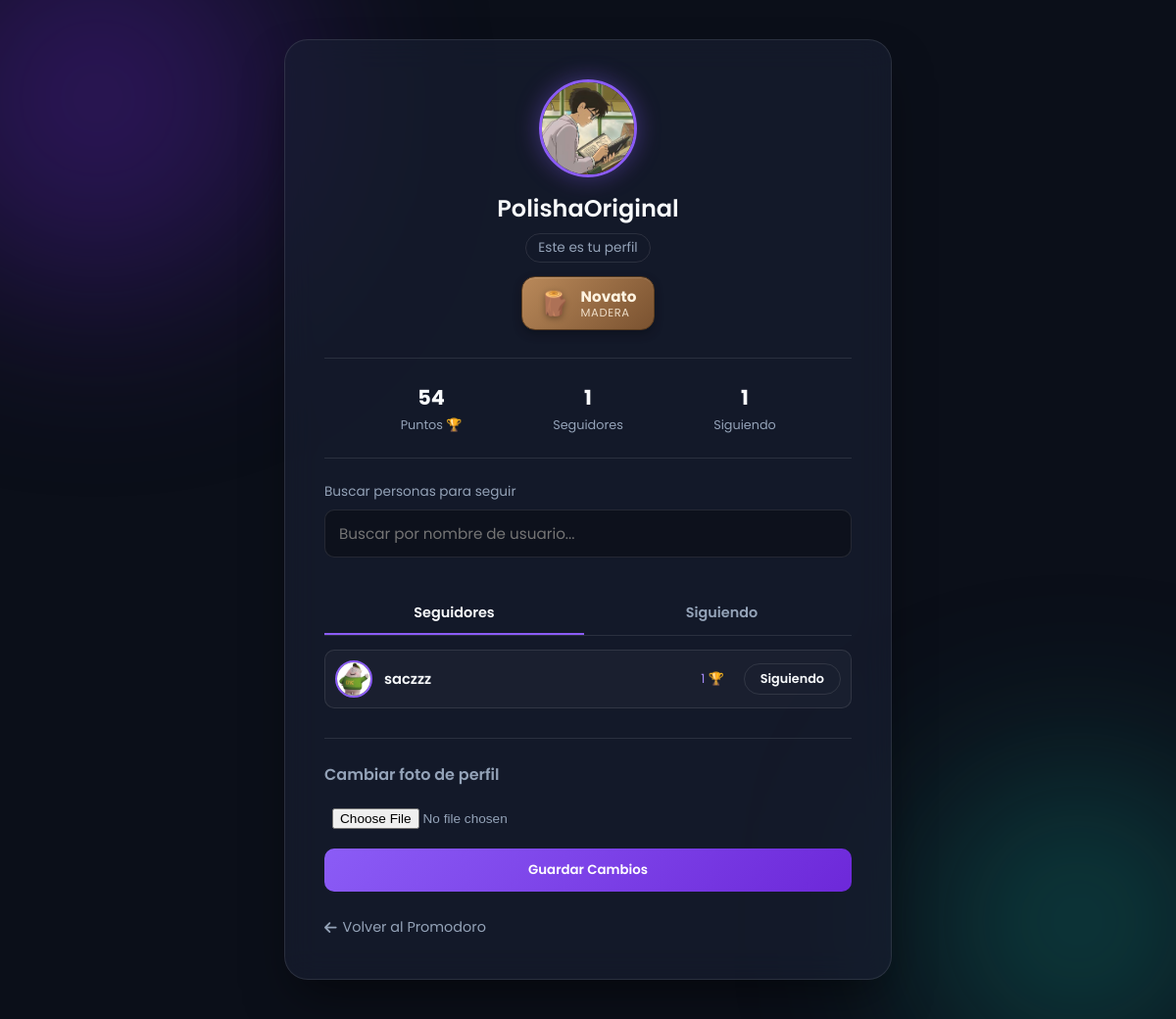
The app's page /profile (signed in), older data.
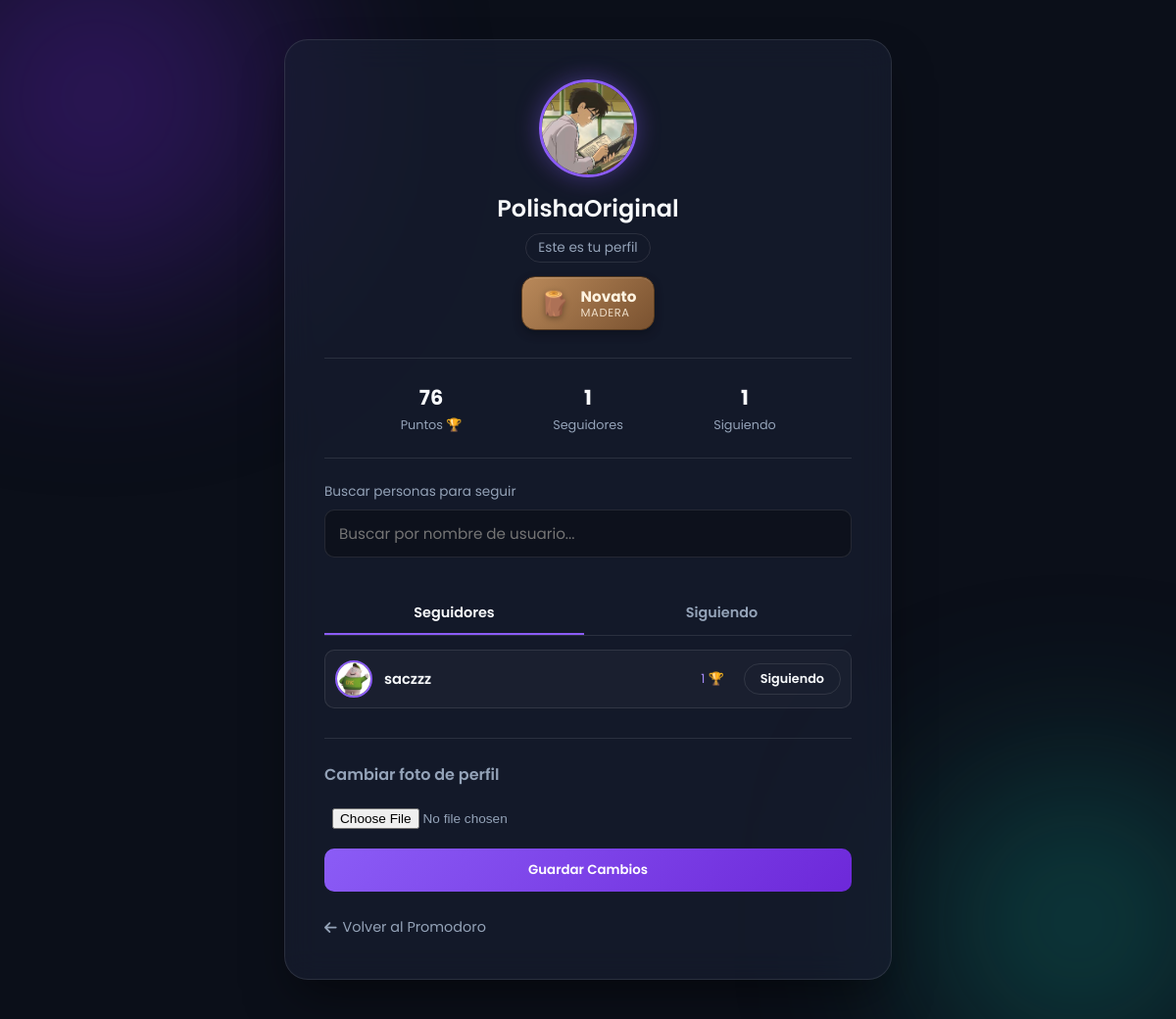
The same page, newer data.
### app.py (models this page shows, shortened)
class User(db.Model):
    id = db.Column(db.Integer, primary_key=True)
    username = db.Column(db.String(50), unique=True, nullable=False)
    password = db.Column(db.String(200), nullable=False)
    points = db.Column(db.Integer, default=0)
    profile_pic = db.Column(db.String(300), default='https://i.imgur.com/6VBx3io.png') # Avatar por defecto
    following = db.relationship(
        'Follow',
        foreign_keys=[Follow.follower_id],
        backref=db.backref('follower', lazy='joined'),
        lazy='dynamic',
        cascade='all, delete-orphan'
    )
    followers = db.relationship(
        'Follow',
        foreign_keys=[Follow.followed_id],
        backref=db.backref('followed', lazy='joined'),
        lazy='dynamic',
        cascade='all, delete-orphan'
    )
    folders = db.relationship(
        'Folder',
        backref='user',
        lazy='dynamic',
        cascade='all, delete-orphan'
    )
    def is_following(self, other_user):
        if other_user is None:
            return False
        return self.following.filter_by(followed_id=other_user.id).first() is not None
    @property
    def followers_count(self):
        return self.followers.count()
    @property
    def following_count(self):
        return self.following.count()

### app.py (the view, shortened to what this page needs)
@app.route('/profile', methods=['GET', 'POST'])
def profile():
    if 'user_id' not in session:
        return redirect(url_for('login'))
    user = User.query.get(session['user_id'])
    if user is None:
        session.clear()
        return redirect(url_for('login'))
    error = None
    return render_profile_page(user, user, error=error)

### app.py (called while the page is built)
def get_rank_info(points):
    for rank in RANKS:
        if points >= rank['min']:
            return rank
    return RANKS[-1]

def render_profile_page(viewer, profile_user, error=None):
    is_own = viewer.id == profile_user.id
    followers = [f.follower for f in profile_user.followers.order_by(Follow.created_at.desc()).all()]
    following = [f.followed for f in profile_user.following.order_by(Follow.created_at.desc()).all()]
    viewer_following_ids = {f.followed_id for f in viewer.following.all()}
    return render_template(
        'profile.html',
        user=viewer,
        profile_user=profile_user,
        is_own=is_own,
        is_following_profile=viewer.is_following(profile_user),
        followers=followers,
        following=following,
        following_ids=viewer_following_ids,
        rank=get_rank_info(profile_user.points),
        error=error
    )

### templates/profile.html (shortened to what this page needs)
<!DOCTYPE html>
<html lang="es">
<head>
    <link rel="stylesheet" href="https://cdnjs.cloudflare.com/ajax/libs/font-awesome/6.4.0/css/all.min.css">
</head>
<body>
    <div class="ambient-light light-1"></div>
    <div class="ambient-light light-2"></div>
    <div class="profile-card">
        <div class="profile-top">
            <img src="{{ profile_user.profile_pic }}" alt="Foto de Perfil" class="big-avatar" id="avatar-preview">
            <div class="profile-username">{{ profile_user.username }}</div>
            {% if is_own %}
                <div class="own-badge">Este es tu perfil</div>
            {% endif %}
            <div class="rank-badge rank-{{ rank.key }}">
                <div class="rank-icon">{{ rank.icon }}</div>
                <div class="rank-info">
                    <span class="rank-name">{{ rank.name }}</span>
                    <span class="rank-material">{{ rank.material }}</span>
                </div>
            </div>
            <div class="stats-row">
                <div class="stat-box static">
                    <strong>{{ profile_user.points }}</strong>
                    <span>Puntos 🏆</span>
                </div>
                <button class="stat-box" data-tab-target="followers">
                    <strong id="followers-count">{{ profile_user.followers_count }}</strong>
                    <span>Seguidores</span>
                </button>
                <button class="stat-box" data-tab-target="following">
                    <strong id="following-count">{{ profile_user.following_count }}</strong>
                    <span>Siguiendo</span>
                </button>
            </div>
        </div>
        {% if is_own %}
        <div class="find-people">
            <label>Buscar personas para seguir</label>
            <input type="text" class="find-input" id="find-input" placeholder="Buscar por nombre de usuario..." autocomplete="off">
        </div>
        {% endif %}
        <div class="tabs-nav">
            <button class="tab-btn active" data-tab-target="followers">Seguidores</button>
            <button class="tab-btn" data-tab-target="following">Siguiendo</button>
        </div>
        <div class="tab-panel active" id="panel-followers">
            {% if followers %}
                {% for p in followers %}
                <div class="person-row">
                    <a href="{{ '/profile' if p.id == user.id else '/profile/' ~ p.username }}" class="person-link">
                        <img src="{{ p.profile_pic }}" class="person-avatar" alt="Avatar">
                        <span class="person-name">{{ p.username }}</span>
                    </a>
                    <span class="person-points">{{ p.points }} 🏆</span>
                    {% if p.id != user.id %}
                    <button class="follow-btn small {{ 'following' if p.id in following_ids else '' }}"
                            data-username="{{ p.username }}"
                            data-following="{{ 'true' if p.id in following_ids else 'false' }}">
                        {{ 'Siguiendo' if p.id in following_ids else 'Seguir' }}
                    </button>
                    {% endif %}
                </div>
                {% endfor %}
            {% else %}
                <p class="empty-hint">
                    {% if is_own %}Todavía no tienes seguidores.{% else %}Todavía no tiene seguidores.{% endif %}
                </p>
            {% endif %}
        </div>
        {% if is_own %}
        <div class="edit-photo-card">
            <h3>Cambiar foto de perfil</h3>
            <form method="POST" enctype="multipart/form-data" class="photo-form">
                <div class="file-input-wrapper">
                    <input type="file" name="profile_pic" accept="image/png, image/jpeg, image/gif, image/webp" id="file-input">
                </div>
                <button type="submit" class="btn">Guardar Cambios</button>
            </form>
        </div>
        {% endif %}
        <a href="/" class="back-link"><i class="fas fa-arrow-left"></i> Volver al Promodoro</a>
    </div>
</body>
</html>

Row changes from the older to the newer data that the page shows:
changed User "PolishaOriginal": points "54" → "76"
